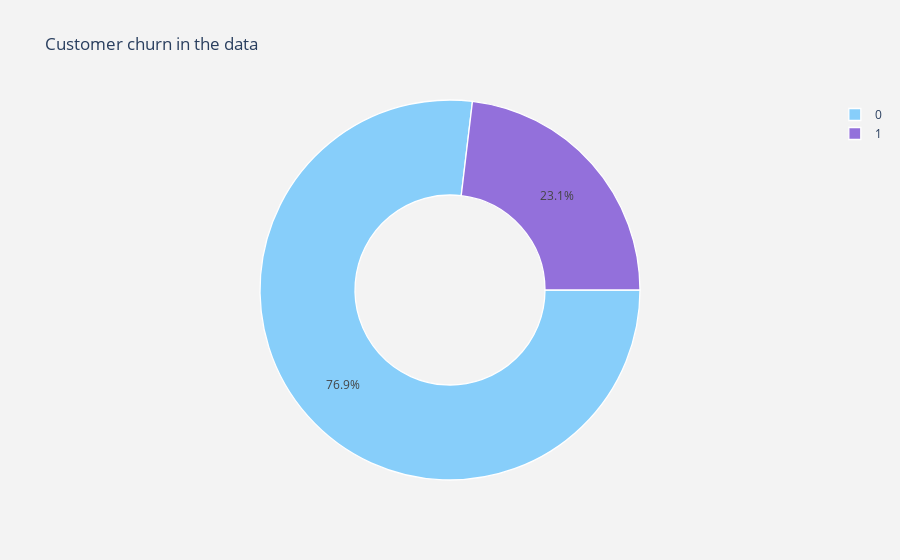

The notebook cell saved with this chart:
### Markdown cell above
## EDA

### Code cell
import plotly.offline as py # visualization
py.init_notebook_mode(connected=True) 
import plotly.graph_objs as go # visualization
trace = go.Pie(labels = df["Is_Churn"].value_counts().keys().tolist(),
               values = df["Is_Churn"].value_counts().values.tolist(),
               marker = dict(colors = ['LightSkyBlue','MediumPurple'],
                             line = dict(color = "white", width =  1.3)
                            ),
               rotation = 90,
               hoverinfo = "label+value+text",
               hole = .5
              )
layout = go.Layout(dict(title = "Customer churn in the data",
                        plot_bgcolor = "rgb(243,243,243)",
                        paper_bgcolor = "rgb(243,243,243)",
                       )
                  )
data = [trace]
fig = go.Figure(data = data, layout = layout)
py.iplot(fig)

### Figure 1 — Plotly figure (JSON) as saved in the notebook; plotly's stock layout.template omitted (floating-point values rounded to 4 significant figures)
{"data": [{"hole": 0.5, "hoverinfo": "label+value+text", "labels": [0, 1], "marker": {"colors": ["LightSkyBlue", "MediumPurple"], "line": {"color": "white", "width": 1.3}}, "rotation": 90, "type": "pie", "values": [5113, 1537]}], "layout": {"paper_bgcolor": "rgb(243,243,243)", "plot_bgcolor": "rgb(243,243,243)", "title": {"text": "Customer churn in the data"}}}
